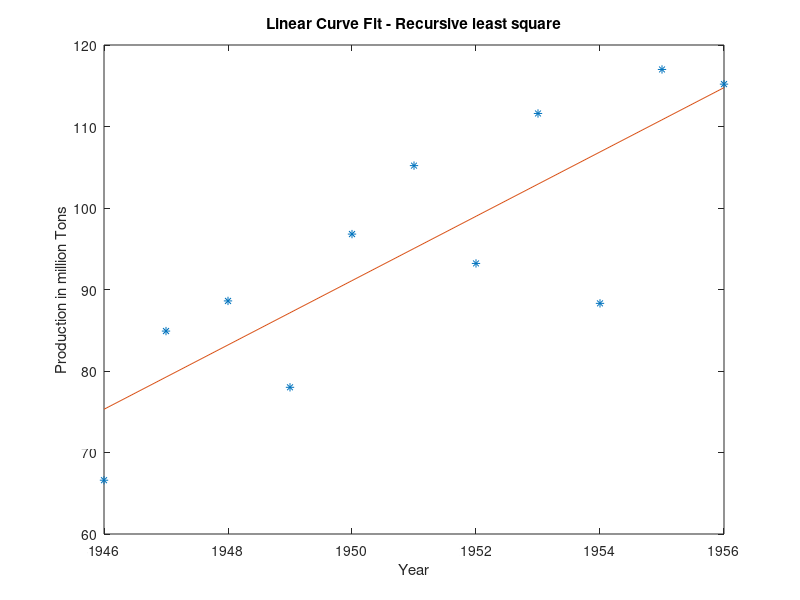
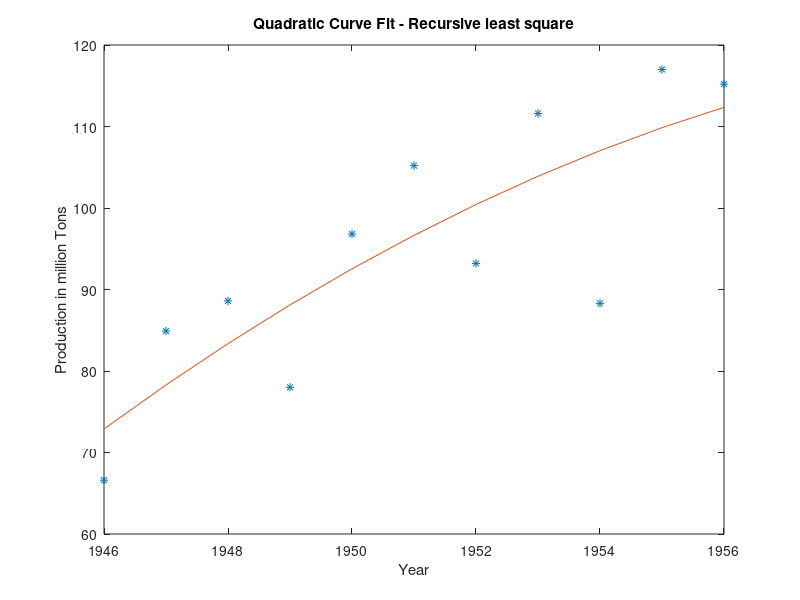
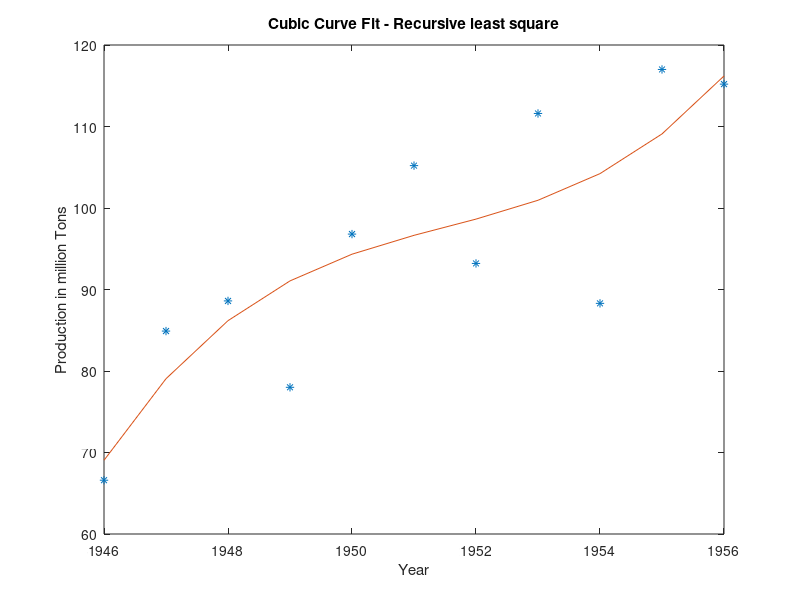
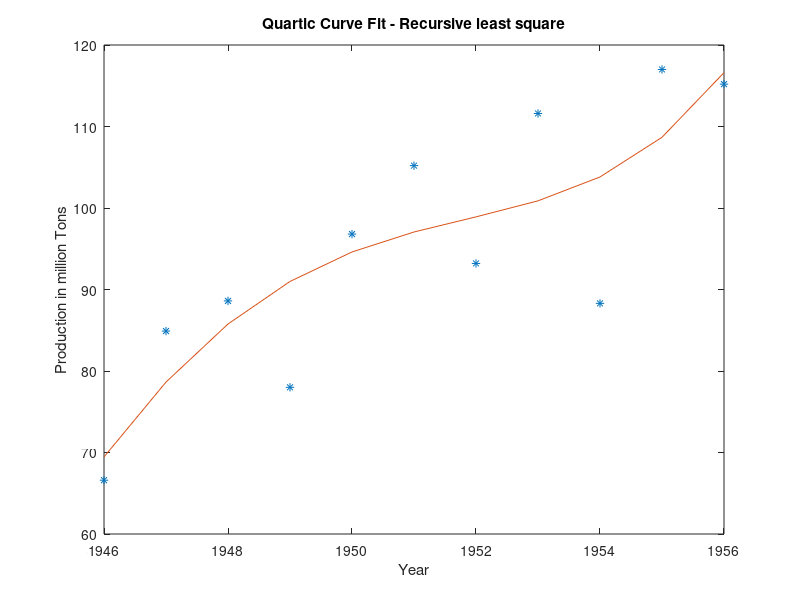

The MATLAB source for these figures, in order:
% Program by Sreevalsan S Menon(sm2hm@mst.edu)

% Method - Recursive least square

clc                                                     % Clear command window
clear                                                   % Clear workspace
close all                                               % Close figures

year=1946:1956;                                         % Year
time=[1:11]';                                           % Year time step
production=[66.6;84.9;88.6; 78.0;96.8; 105.2;93.2; 111.6;88.3;117.0;115.2]; % Production

% Find Linear fit
xhat = [0;0];                                           % Initialize xhat
Pk = 1e6*eye(2);                                        % Initialize P0
Rk=10;                                                  % Initialize Rk
for k=1:size(time,1)                                    % Recursive loop
    Hk=[1 k];                                           % H Matrix
    Kk=Pk*Hk'*inv(Hk*Pk*Hk'+Rk);                        % finding Kk matrix
    xhat=xhat+Kk*(production(k)-Hk*xhat);               % Update xhat
    Pk=(eye(2)-Kk*Hk)*Pk*(eye(2)-Kk*Hk)'+Kk*Rk*Kk';     % Update Pk
end                                                     % Loop terminates
linear=xhat;                                            % Saving linear coefficients

% Find quadratic fit
xhat = [0;0;0];                                         % Initialize xhat
Pk = 1e6*eye(3);                                        % Initialize P0
Rk=10;                                                  % Initialize Rk
for k=1:size(time,1)                                    % Recursive loop
    Hk=[1 k k^2];                                       % H Matrix
    Kk=Pk*Hk'*inv(Hk*Pk*Hk'+Rk);                        % finding Kk matrix
    xhat=xhat+Kk*(production(k)-Hk*xhat);               % Update xhat
    Pk=(eye(3)-Kk*Hk)*Pk*(eye(3)-Kk*Hk)'+Kk*Rk*Kk';     % Update Pk
end                                                     % Loop terminates
quadratic=xhat;                                         % Saving quadratic coefficients

% Find Cubic fit
xhat = [0;0;0;0];                                       % Initialize xhat
Pk = 1e6*eye(4);                                        % Initialize P0
Rk=10;                                                  % Initialize Rk
for k=1:size(time,1)                                    % Recursive loop
    Hk=[1 k k^2 k^3];                                   % H Matrix
    Kk=Pk*Hk'*inv(Hk*Pk*Hk'+Rk);                        % finding Kk matrix
    xhat=xhat+Kk*(production(k)-Hk*xhat);               % Update xhat
    Pk=(eye(4)-Kk*Hk)*Pk*(eye(4)-Kk*Hk)'+Kk*Rk*Kk';     % Update Pk
end                                                     % Loop terminates
cubic=xhat;                                             % Saving Cubic coefficients

% Find quartic fit
xhat = [0;0;0;0;0];                                     % Initialize xhat
Pk = 1e6*eye(5);                                        % Initialize P0
Rk=10;                                                  % Initialize Rk
for k=1:size(time,1)                                    % Recursive loop
    Hk=[1 k k^2 k^3 k^4];                               % H Matrix
    Kk=Pk*Hk'*inv(Hk*Pk*Hk'+Rk);                        % finding Kk matrix
    xhat=xhat+Kk*(production(k)-Hk*xhat);               % Update xhat
    Pk=(eye(5)-Kk*Hk)*Pk*(eye(5)-Kk*Hk)'+Kk*Rk*Kk';     % Update Pk
end                                                     % Loop terminates
quartic=xhat;                                           % Saving quartic coefficients

% Predicting using fit
linear_pred = linear'*[ones(1,11); time'];
quadratic_pred = quadratic'*[ones(1,11); time'; time'.^2];
cubic_pred= cubic'*[ones(1,11); time'; time'.^2; time'.^3];
quartic_pred=quartic'*[ones(1,11); time'; time'.^2; time'.^3; time'.^4];

% Plotting fits
figure
plot(year,production,'*',year,linear_pred)
xlabel('Year');ylabel('Production in million Tons')
title('Linear Curve Fit - Recursive least square')
figure
plot(year,production,'*',year,quadratic_pred)
xlabel('Year');ylabel('Production in million Tons')
title('Quadratic Curve Fit - Recursive least square')
figure
plot(year,production,'*',year,cubic_pred)
xlabel('Year');ylabel('Production in million Tons')
title('Cubic Curve Fit - Recursive least square')
figure
plot(year,production,'*',year,quartic_pred)
xlabel('Year');ylabel('Production in million Tons')
title('Quartic Curve Fit - Recursive least square')

% Finding RMS Error
RMSE_linear = sqrt(mean((production' - linear_pred).^2));
RMSE_quadratic = sqrt(mean((production' - quadratic_pred).^2));
RMSE_cubic = sqrt(mean((production' - cubic_pred).^2));
RMSE_quartic = sqrt(mean((production' - quartic_pred).^2));

% Print out RMS Error
fprintf('The RMS error for linear curve fit using recursive least square is: %d \n',RMSE_linear)
fprintf('The RMS error for quadratic curve fit using recursive least square is: %d \n',RMSE_quadratic)
fprintf('The RMS error for cubic curve fit using recursive least square is: %d \n',RMSE_cubic)
fprintf('The RMS error for quartic curve fit using recursive least square is: %d \n\n',RMSE_quartic)

% Prediction for 1957
linear_pred_year = linear'*[1; 12];
quadratic_pred_year = quadratic'*[1; 12 ;12^2];
cubic_pred_year = cubic'*[1; 12; 12^2; 12^3];
quartic_pred_year =quartic'*[1 ;12; 12^2 ;12^3 ;12^4];

% Print out prediction for 1957
fprintf('Prediction for 1957 using linear curve fit using recursive least square is: %d \n',linear_pred_year)
fprintf('Prediction for 1957 using quadratic curve fit using recursive least square is: %d \n',quadratic_pred_year)
fprintf('Prediction for 1957 using cubic curve fit using recursive least square is: %d \n',cubic_pred_year)
fprintf('Prediction for 1957 using quartic curve fit using recursive least square is: %d \n',quartic_pred_year)